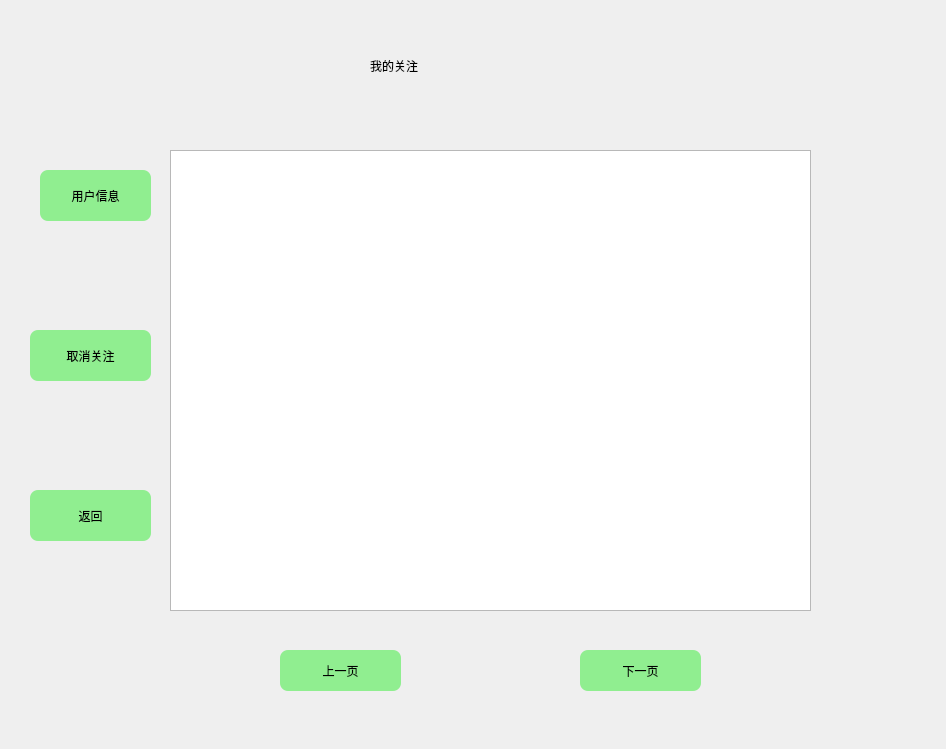
<?xml version="1.0" encoding="UTF-8"?>
<ui version="4.0">
 <class>Myfollower</class>
 <widget class="QDialog" name="Myfollower">
  <property name="geometry">
   <rect>
    <x>0</x>
    <y>0</y>
    <width>946</width>
    <height>749</height>
   </rect>
  </property>
  <property name="windowTitle">
   <string>Dialog</string>
  </property>
  <widget class="QLabel" name="label">
   <property name="geometry">
    <rect>
     <x>370</x>
     <y>20</y>
     <width>231</width>
     <height>91</height>
    </rect>
   </property>
   <property name="styleSheet">
    <string notr="true">color: rgb(0, 0, 0);
font: 32pt &quot;华文行楷&quot;;
</string>
   </property>
   <property name="text">
    <string>我的关注</string>
   </property>
  </widget>
  <widget class="QTableWidget" name="tableWidget">
   <property name="geometry">
    <rect>
     <x>170</x>
     <y>150</y>
     <width>641</width>
     <height>461</height>
    </rect>
   </property>
   <property name="styleSheet">
    <string notr="true">font: 14pt &quot;华文行楷&quot;;</string>
   </property>
  </widget>
  <widget class="QPushButton" name="pushButton">
   <property name="geometry">
    <rect>
     <x>30</x>
     <y>330</y>
     <width>121</width>
     <height>51</height>
    </rect>
   </property>
   <property name="styleSheet">
    <string notr="true">
font: 14pt &quot;华文行楷&quot;;
background-color: rgb(144,238,144);
border-radius:8px;
width:71px;
 height:22px;</string>
   </property>
   <property name="text">
    <string>取消关注</string>
   </property>
  </widget>
  <widget class="QPushButton" name="pushButton_2">
   <property name="geometry">
    <rect>
     <x>30</x>
     <y>490</y>
     <width>121</width>
     <height>51</height>
    </rect>
   </property>
   <property name="styleSheet">
    <string notr="true">
font: 14pt &quot;华文行楷&quot;;
background-color: rgb(144,238,144);
border-radius:8px;
width:71px;
 height:22px;</string>
   </property>
   <property name="text">
    <string>返回</string>
   </property>
  </widget>
  <widget class="QPushButton" name="pushButton_3">
   <property name="geometry">
    <rect>
     <x>280</x>
     <y>650</y>
     <width>121</width>
     <height>41</height>
    </rect>
   </property>
   <property name="styleSheet">
    <string notr="true">
font: 14pt &quot;华文行楷&quot;;
background-color: rgb(144,238,144);
border-radius:8px;
width:71px;
 height:22px;</string>
   </property>
   <property name="text">
    <string>上一页</string>
   </property>
  </widget>
  <widget class="QPushButton" name="pushButton_4">
   <property name="geometry">
    <rect>
     <x>580</x>
     <y>650</y>
     <width>121</width>
     <height>41</height>
    </rect>
   </property>
   <property name="styleSheet">
    <string notr="true">
font: 14pt &quot;华文行楷&quot;;
background-color: rgb(144,238,144);
border-radius:8px;
width:71px;
 height:22px;</string>
   </property>
   <property name="text">
    <string>下一页</string>
   </property>
  </widget>
  <widget class="QPushButton" name="pushButton_5">
   <property name="geometry">
    <rect>
     <x>40</x>
     <y>170</y>
     <width>111</width>
     <height>51</height>
    </rect>
   </property>
   <property name="styleSheet">
    <string notr="true">
font: 14pt &quot;华文行楷&quot;;
background-color: rgb(144,238,144);
border-radius:8px;
width:71px;
 height:22px;</string>
   </property>
   <property name="text">
    <string>用户信息</string>
   </property>
  </widget>
 </widget>
 <resources/>
 <connections/>
</ui>
